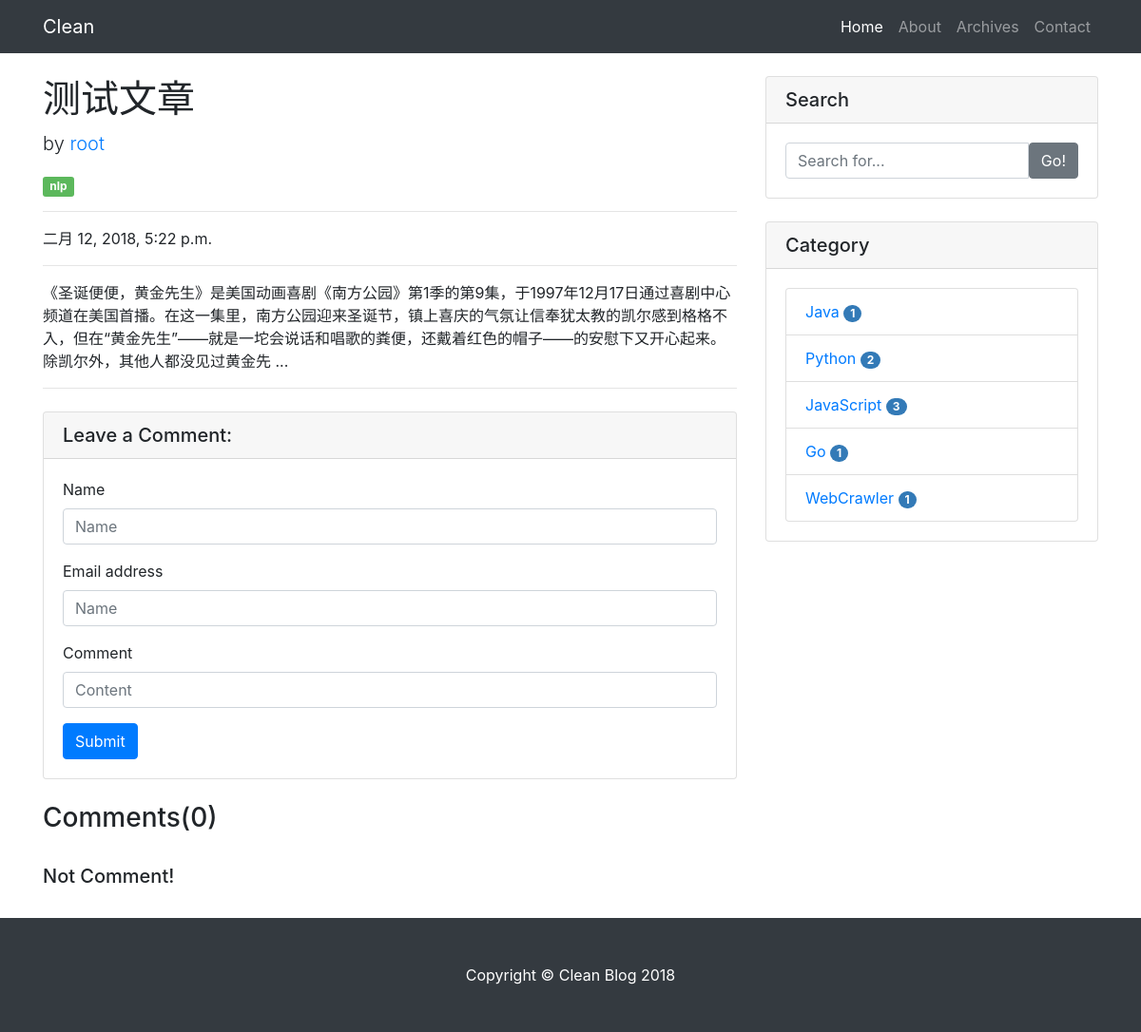
The page /post/8/ on the database its author committed.
### blog/models.py (models this page shows, shortened)
class Post(models.Model):
    title = models.CharField(max_length=70)
    author = models.ForeignKey(User)
    tags = models.ManyToManyField(Tag, blank=True)
    category = models.ForeignKey(Category)
    content = models.TextField()
    created_time = models.DateTimeField()
    summary = models.CharField(max_length=200)
    class Meta:
        ordering = ['-created_time']

class Tag(models.Model):
    name = models.CharField(max_length=100)

class Category(models.Model):
    name = models.CharField(max_length=100)

### blog/views.py (the view)
# urls.py: url(r'^post/(?P<pk>[0-9]+)/$', views.PostView.as_view(), name='detail'),
class PostView(DetailView):
    model = Post
    template_name = 'post.html'
    context_object_name = 'post'
    def get_object(self, queryset=None):
        post = super(PostView, self).get_object(queryset=None)
        post.content = markdown.markdown(post.content,
                                         extensions=[
                                             'markdown.extensions.extra',
                                             'markdown.extensions.codehilite',
                                             'markdown.extensions.toc',
                                         ])
        return post
    def get_context_data(self, **kwargs):
        context = super(PostView, self).get_context_data(**kwargs)
        form = CommentForm()
        comment_list = self.object.comment_set.all()
        context.update({
            'form': form,
            'comment_list': comment_list,
        })
        return context

### comments/forms.py
class CommentForm(forms.Form):
    name = forms.CharField(
        label='Name',
        widget=forms.TextInput(attrs={'class': 'form-control', 'placeholder': 'Name'})
    )
    email = forms.EmailField(
        label='Email',
        widget=forms.TextInput(attrs={'class': 'form-control', 'placeholder': 'Name'})
    )
    content = forms.CharField(
        label='Comment',
        widget=forms.TextInput(attrs={'class': 'form-control',
                                     'placeholder': 'Content',
                                     'row': 3})
    )

### blog/templatetags/blog_tags.py (called while the page is built)
@register.simple_tag
def cate_list():
    return Category.objects.annotate(post_num=Count('post')).filter(post_num__gt=0)

### templates/post.html (shortened to what this page needs)
{% extends 'base.html' %}
{% load staticfiles %}
{% block main %}
<div class="col-lg-8">
  <h1 class="mt-4">{{ post.title }}</h1>
  <p class="lead">
    by
    <a href="#">{{ post.author }}</a>
  </p>
  {% for tag in post.tags.all %}
    <span class="label label-success"> {{ tag.name }} </span>
  {% endfor %}
  <hr>
  <p>{{ post.created_time }}</p>
  <hr>
  {{ post.content|safe }}
  <hr>
  <div class="card my-4">
    <h5 class="card-header">Leave a Comment:</h5>
    <div class="card-body">
      <form action="{% url 'comments:post_comment' post.pk %}" method="post" class="comment-form">
        <div class="form-group">
          <label for="{{ form.name.id_for_label }}">Name</label>
          {{ form.name }}
        </div>
        <div class="form-group">
          <label for="{{ form.email.id_for_label }}">Email address</label>
          {{ form.email }}
        </div>
        <div class="form-group">
          <label for="{{ form.content.id_for_label }}">Comment</label>
          {{ form.content }}
        </div>
        <button type="submit" class="btn btn-primary">Submit</button>
      </form>
    </div>
  </div>
  <div class="media mb-4">
    <h3 class="mt-0">Comments({{ post.comment_set.count }})</h3>
  </div>
  {% for comment in comment_list %}
  <div class="media mb-4">
    <img class="d-flex mr-3 rounded-circle" src="{% static 'img/a.jpg' %}" alt="" width="50" height="50">
    <div class="media-body">
      <h5 class="mt-0">{{ comment.name }}</h5>
        {{ comment.content }}
    </div>
  </div>
  {% empty %}
  <div class="media mb-4">
    <div class="media-body">
      <h5 class="mt-0">Not Comment!</h5>
    </div>
  </div>
  {% endfor %}
</div>
{% endblock main %}

### templates/base.html (shortened to what this page needs)
<!DOCTYPE html>
{% load staticfiles %}
{% load blog_tags %}
<html lang="en">
  <head>
    <link href="{% static 'vendor/bootstrap/css/bootstrap.css' %}" rel="stylesheet">
    <link href="{% static 'vendor/bootstrap/css/bootstrap.min.css' %}" rel="stylesheet">
    <link href="{% static 'css/blog-home.css' %}" rel="stylesheet">
  </head>
  <body>
    <nav class="navbar navbar-expand-lg navbar-dark bg-dark fixed-top">
      <div class="container">
        <a class="navbar-brand" href="{% url 'blog:index' %}">Clean</a>
        <div class="collapse navbar-collapse" id="navbarResponsive">
          <ul class="navbar-nav ml-auto">
            <li class="nav-item active">
              <a class="nav-link" href="{% url 'blog:index' %}">Home
              </a>
            </li>
            <li class="nav-item">
              <a class="nav-link" href="#">About</a>
            </li>
            <li class="nav-item">
              <a class="nav-link" href="{% url 'blog:archives_page' %}">Archives</a>
            </li>
            <li class="nav-item">
              <a class="nav-link" href="#">Contact</a>
            </li>
          </ul>
        </div>
      </div>
    </nav>
    <div class="container">
      <div class="row">
        {% block main %}
          {% endblock main %}
        <div class="col-md-4">
          <div class="card my-4">
            <h5 class="card-header">Search</h5>
            <div class="card-body">
              <form role="search" method="get" id="searchform" action="{% url 'haystack_search' %}">
                <div class="input-group">
                  <input type="search" name="q" class="form-control" placeholder="Search for...">
                  <button class="btn btn-secondary" type="submit"><span class="ion-ios-search-strong">Go!</span></button>
                </div>
              </form>
            </div>
          </div>
          <div class="card my-4">
            <h5 class="card-header">Category</h5>
            <div class="card-body">
              {% cate_list as c_list %}
                <ul class="list-group">
                  {% for cate in c_list %}
                  <li class="list-group-item ">
                    <a href="{% url 'blog:category' cate.pk %}">{{ cate.name }} <span class="badge label-primary">{{ cate.post_num }}</span></a>
                  </li>
                  {% empty %}
                  not available
                </ul>
              {% endfor %}
            </div>
        </div>
        </div>
      </div>
    </div>
    <footer class="py-5 bg-dark">
      <div class="container">
        <p class="m-0 text-center text-white">Copyright &copy; Clean Blog 2018</p>
      </div>
    </footer>
  </body>
</html>

### static/css/blog-home.css (style rules this page uses)
body { padding-top: 54px; }
@media (min-width: 992px) { body { padding-top: 56px; } }
.badge { display: inline-block; min-width: 10px; padding: 3px 7px; font-size: 12px; font-weight: bold; line-height: 1; color: #fff; text-align: center; white-space: nowrap; vertical-align: middle; background-color: #777; border-radius: 10px; }
.label { display: inline; padding: .2em .6em .3em; margin: 0em 0.5em 0em 0em; font-size: 75%; font-weight: bold; line-height: 1; color: #fff; text-align: center; white-space: nowrap; vertical-align: baseline; border-radius: .25em; }
.label-primary { background-color: #337ab7; }
.label-success { background-color: #5cb85c; }

### rows shown on the page
Post: title "测试文章", author "root", created_time "二月 12, 2018, 5:22 p.m.", content "《圣诞便便，黄金先生》是美国动画喜剧《南方公园》第1季的第9集，于1997年12月17日通过喜剧中心频道在美国首播。在这一集里，南方公园迎来圣诞节，镇上喜庆的气氛让信奉犹太教的凯尔感到格格不入，但在“黄金先生”——就是一坨会说话和唱歌的粪便，还戴着红色的帽子——的安慰下又开心起来。除凯尔外，其他人都没见过黄金先 ...", comment_set.count "0"
Tag: name "nlp"
Category: name "Java", post_num "1"
Category: name "Python", post_num "2"
Category: name "JavaScript", post_num "3"
Category: name "Go", post_num "1"
Category: name "WebCrawler", post_num "1"
